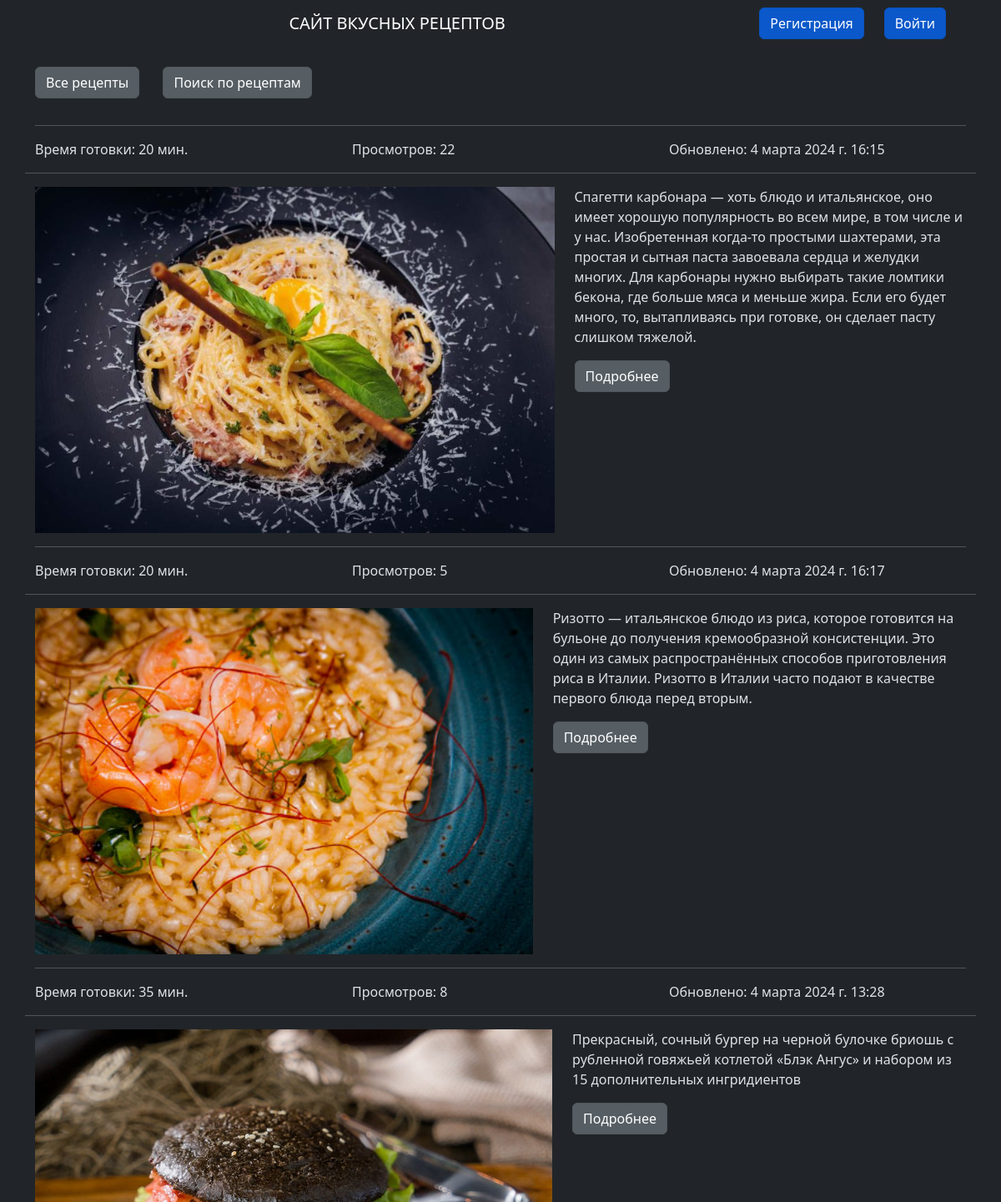
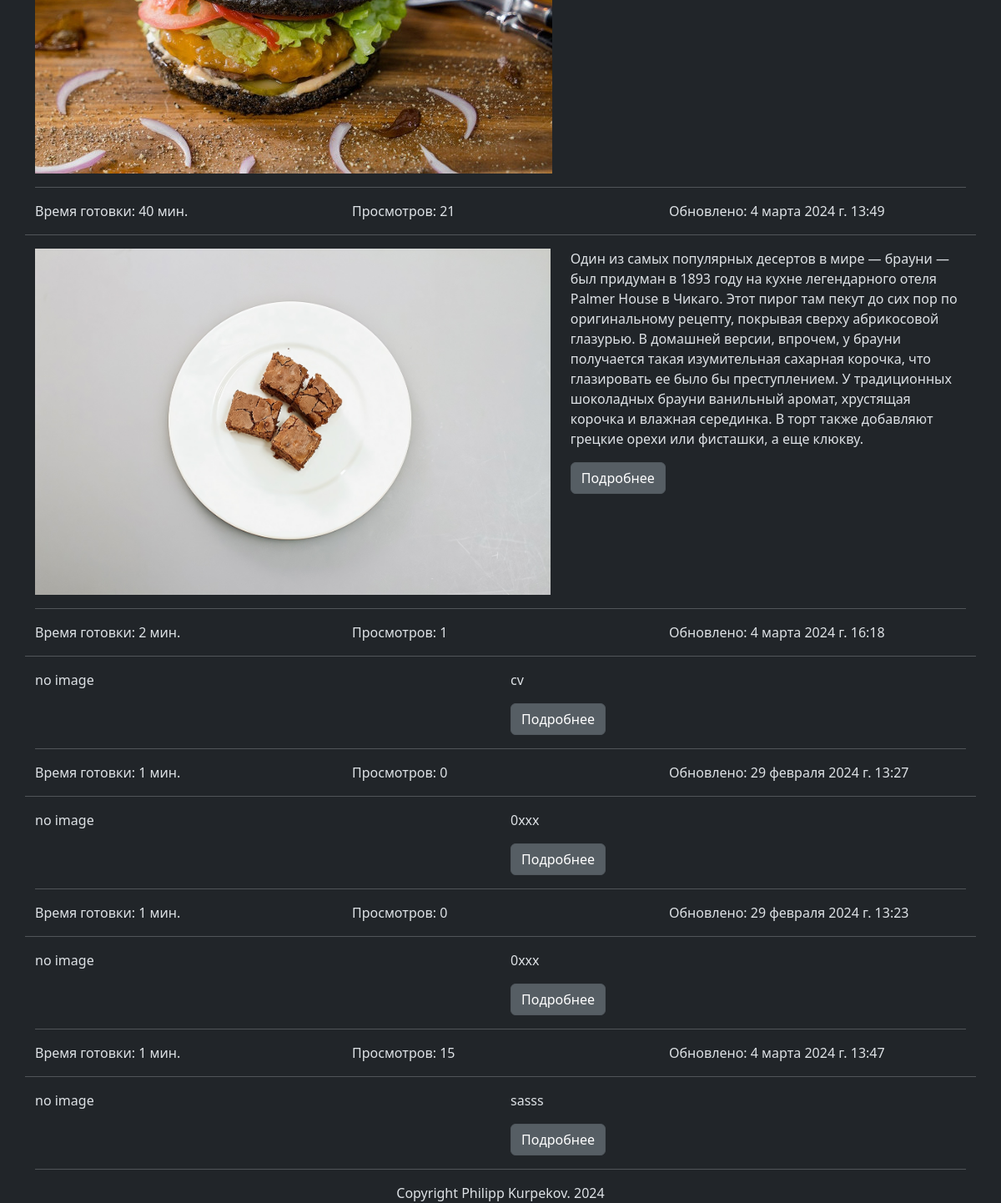
Page /recipes/1/ on the earlier database version (2 pictures, top to bottom).
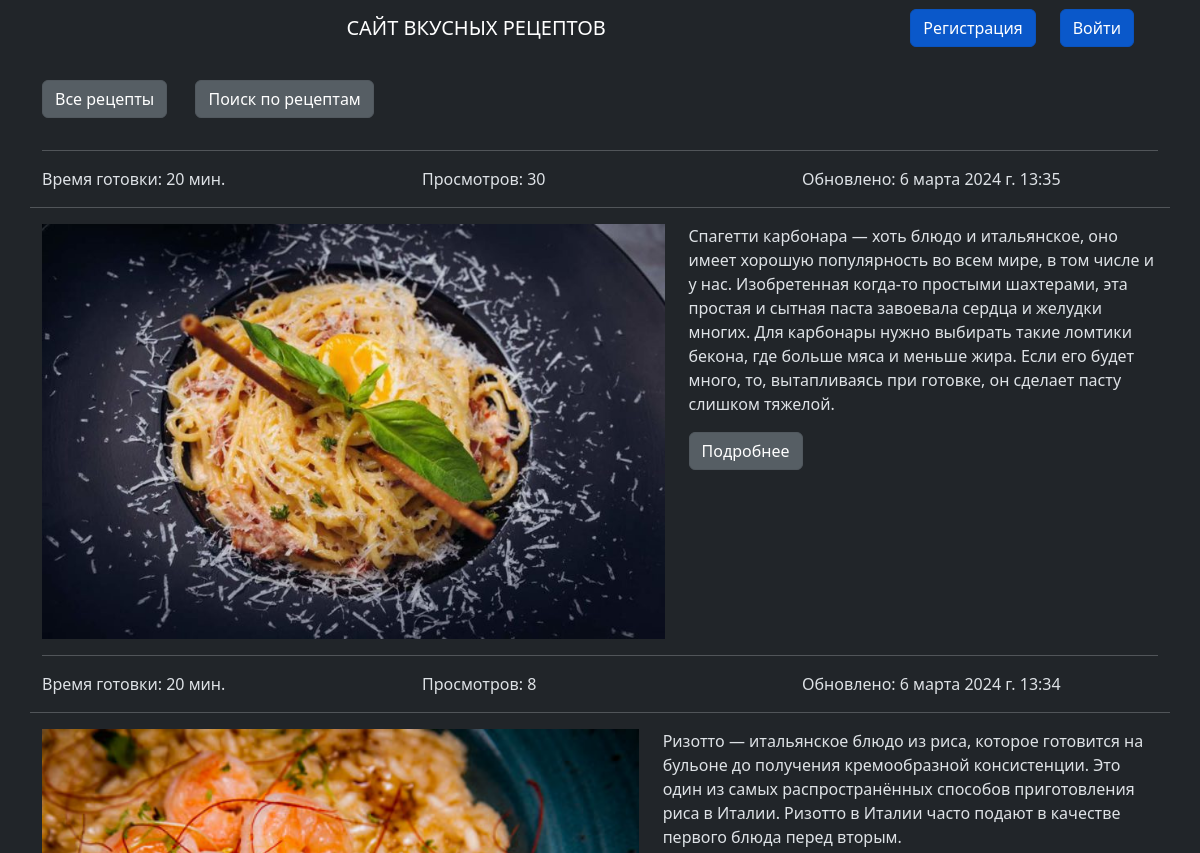
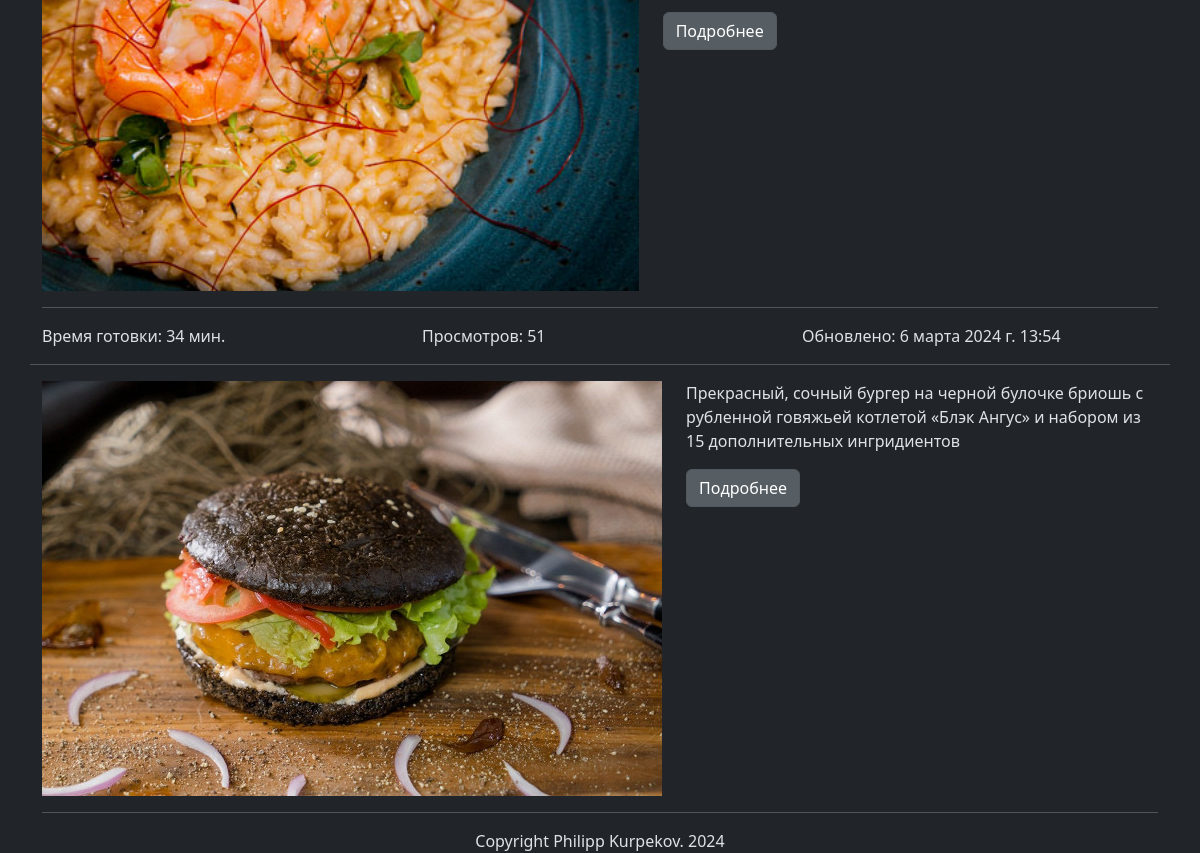
Same page on the later database version (2 pictures, top to bottom).
### recipes/models.py (models this page shows, shortened)
class Recipe(models.Model):
    title = models.CharField(max_length=200, unique=True,
                             verbose_name="Название рецепта")
    author = models.ForeignKey(User, on_delete=models.CASCADE,
                               verbose_name="Автор рецепта")
    description = models.TextField(default="",
                                   verbose_name="Краткое описание")
    cooking_steps = models.TextField(default="",
                                     verbose_name="Шаги приготовления")
    ingredients = models.ManyToManyField(Ingredients,
                                         verbose_name="Ингридиенты")
    category = models.ManyToManyField(Category,
                                      verbose_name="Категория")
    cooking_time = models.IntegerField(default=0,
                                       verbose_name="Время готовки")
    picture = models.ImageField(null=True, blank=True, upload_to="recipes_img/", verbose_name='Изображение')
    views = models.IntegerField(default=0,
                                verbose_name="Количество просмотров")
    date_of_creation = models.DateTimeField(auto_now_add=True,
                                            verbose_name="Время создания")
    date_of_update = models.DateTimeField(auto_now=True,
                                          verbose_name="Обновлено")

### recipes/views.py (the view)
# urls.py: path('recipes/<int:author_id>/', views.recipes_by_user, name='recipes_by_user'),
def recipes_by_user(request, author_id):
    if author_id:
        recipes = Recipe.objects.filter(author=author_id).order_by('-date_of_creation')
        return render(request, 'recipes/recipes_by_user.html', {'recipes': recipes})

### recipes/templates/recipes/recipes_by_user.html (shortened to what this page needs)
{% extends "recipes/base.html" %}
{% block content %}
<section class="al mt-3">
    <div class="container justify-content-center">
        {% for recipe in recipes %}
        <div container>
            <hr class="hr hr-blurry" />
            <div class="row">
                <div class="col">
                    <p>Время готовки: {{ recipe.cooking_time }} мин.</p>
                </div>
                <div class="col">
                    <p>Просмотров: {{ recipe.views }}</p>
                </div>
                <div class="col">
                    <p>Обновлено: {{ recipe.date_of_update }}</p>
                </div>
                <hr class="hr hr-blurry" />
            </div>
            <div class="row">
                <div class="col">
                    {% if recipe.picture %}
                    <img src="{{ recipe.picture.url }}"
                         class="d-block " height="415px">
                    {% else %}
                    <p>no image</p>
                    {% endif %}
                </div>
                <div class="col">
                    <p>{{ recipe.description }}</p>
                    <a href="{% url 'recipes:recipe_full' recipe_id=recipe.pk %}"
                       class="btn btn-secondary  active me-4 " role="button" aria-pressed="true"> Подробнее</a>
                </div>
            </div>
            {% endfor %}
        </div>
    </div>
</section>
{% endblock %}

### recipes/templates/recipes/base.html (shortened to what this page needs)
{% load static %}
<!DOCTYPE html>
<html lang="ru" data-bs-theme="dark" class="h-100">
<head>
    <link href="{% static "css/bootstrap.css" %}" rel="stylesheet">
    <link href="{% static "css/bootstrap.min.css" %}" rel="stylesheet">
</head>
<body class="d-flex flex-column h-100">
<header>
    <div class="container">
        <nav class="navbar navbar-expand-md navbar-dark bg-dark">
            <a class="navbar-brand mx-auto" style="200px" href="{% url 'recipes:index' %}">САЙТ ВКУСНЫХ РЕЦЕПТОВ</a>
            {% if user.is_authenticated %}
            <p class="me-4 mt-3"> Приветствуем: <b> {{ request.user }}</b>
            </p>
            <li class="nav-item list-unstyled ">
                <form method="post" action="{% url 'user_app:logout' %}">
                    {% csrf_token %}
                    <button class="btn btn-primary active me-4 " type="submit"> Выйти</button>
                </form>
            </li>
            {% else %}
            <a href="{% url 'user_app:signup' %}" class="btn btn-primary active me-4 " role="button"
               aria-pressed="true"> Регистрация </a>
            <a class="btn btn-primary active me-4 " role="button" aria-pressed="true" href="{% url 'user_app:login' %}">
                Войти </a>
        </nav>
    </div>
    {% endif %}
</header>
<div class="container  mt-4 ">
    <a href="{% url 'recipes:all_recipes' %}" class="btn btn-secondary  active me-4 " role="button" aria-pressed="true">
        Все
        рецепты</a>
    <a href="{% url 'recipes:search' %}" class="btn btn-secondary  active me-4 " role="button" aria-pressed="true"> Поиск
        по рецептам </a>
</div>
{% block content %}
{% endblock %}
<footer>
    <div class="container">
    <hr class="hr hr-blurry"/>
    <div align="center">Copyright Philipp Kurpekov. 2024</div>
    </div>
</footer>
</body>
</html>

Differences in the rows shown:
removed Recipe: cooking_time "40", views "21", date_of_update "4 марта 2024 г. 13:49", picture (picture), description "Один из самых популярных десертов в мире — брауни — был придуман в 1893 году на кухне легендарного отеля Palmer House в Чикаго. Этот пирог там пекут до сих пор по оригинальному рецепту, покрывая сверху абрикосовой глазурью. В домашней версии, впрочем, у брауни получается такая изумительная сахарная корочка, что глазировать ее было бы преступлением. У традиционных шоколадных брауни ванильный аромат, хрустящая корочка и влажная серединка. В торт также добавляют грецкие орехи или фисташки, а еще клюкву."
removed Recipe: cooking_time "2", views "1", date_of_update "4 марта 2024 г. 16:18", picture "no image", description "cv"
removed Recipe: cooking_time "1", views "0", date_of_update "29 февраля 2024 г. 13:27", picture "no image", description "0xxx"
removed Recipe: cooking_time "1", views "0", date_of_update "29 февраля 2024 г. 13:23", picture "no image", description "0xxx"
removed Recipe: cooking_time "1", views "15", date_of_update "4 марта 2024 г. 13:47", picture "no image", description "sasss"
changed Recipe: views "22" → "30"; date_of_update "4 марта 2024 г. 16:15" → "6 марта 2024 г. 13:35"
changed Recipe: views "5" → "8"; date_of_update "4 марта 2024 г. 16:17" → "6 марта 2024 г. 13:34"
changed Recipe: cooking_time "35" → "34"; views "8" → "51"; date_of_update "4 марта 2024 г. 13:28" → "6 марта 2024 г. 13:54"
